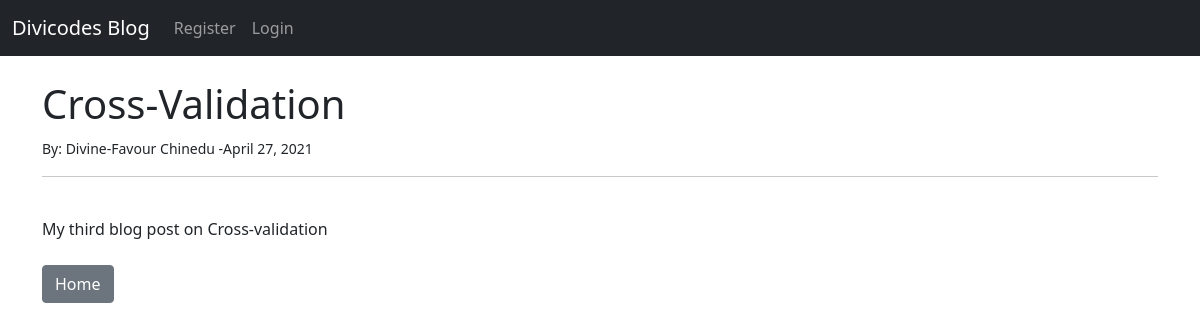
The page /blog_details/3 on the database its author committed.
### blog/models.py (models this page shows, shortened)
class Post(models.Model):
    title = models.CharField(max_length=200)
    author = models.ForeignKey(User, on_delete=models.CASCADE)
    title_tag = models.CharField(max_length=200)
    body = models.TextField()
    post_date = models.DateField(auto_now_add=True)

### blog/views.py (the view)
# urls.py: path('blog_details/<int:pk>', BlogDetailView.as_view(), name='blogdetails'),
class BlogDetailView(DetailView):
    model = Post
    template_name = 'blog_details.html'

### blog/templates/blog_details.html (shortened to what this page needs)
{% extends 'base.html' %}
{% block content %}
<h1> {{ post.title }}</h1>
<small>By: {{ post.author.first_name }} {{ post.author.last_name }} -{{ post.post_date }}
</small><br>
<hr>
<br>
{{ post.body }}
<br><br>
<a href="{% url 'home' %}" class="btn btn-secondary">Home</a>
{% endblock %}

### rows shown on the page
Post: title "Cross-Validation", author.first_name "Divine-Favour", author.last_name "Chinedu", post_date "April 27, 2021", body "My third blog post on Cross-validation"
